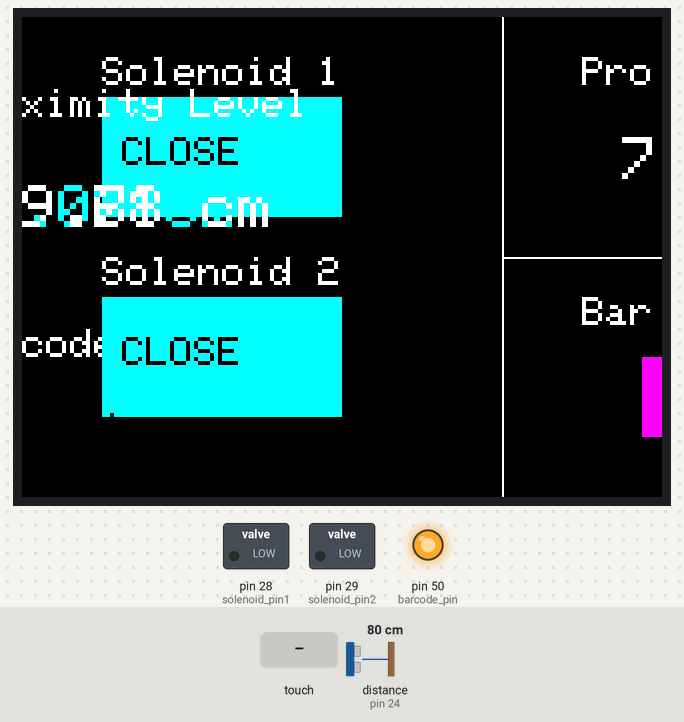
This sketch was run on a simulated Arduino Mega 2560, built with avr-gcc and run on an emulated ATmega2560. Shown: 320×240 colour display, switched loads named in the sketch (green lamp = pin HIGH), output pins drawn as LEDs (lit = HIGH). Wiring (inferred from the names in the program): ultrasonic range finder: trigger pin 25; echo pin 24. The inputs (shaded band) are chosen by the test bench; at power-on: distance to the obstacle (sensor on pin 24) 80 cm. The echo pulse lasts 58.3 µs per cm; pins used as bus, display or sensor lines are not drawn.

Above: at 4.5 s.
4.6 s: touch panel pressed at 38 % / 30 % of its raw x / y range
At 6.9 s:
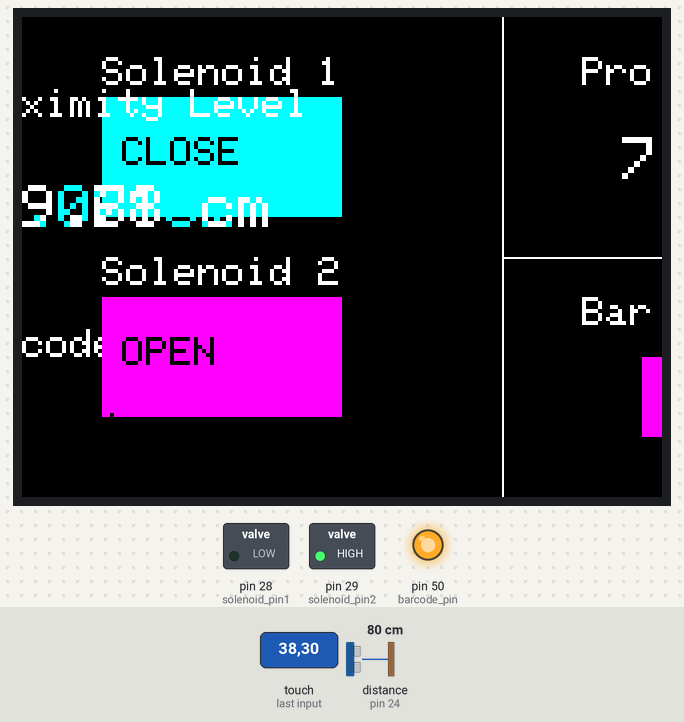
7.6 s: touch panel pressed at 62 % / 30 % of its raw x / y range
At 9.6 s:
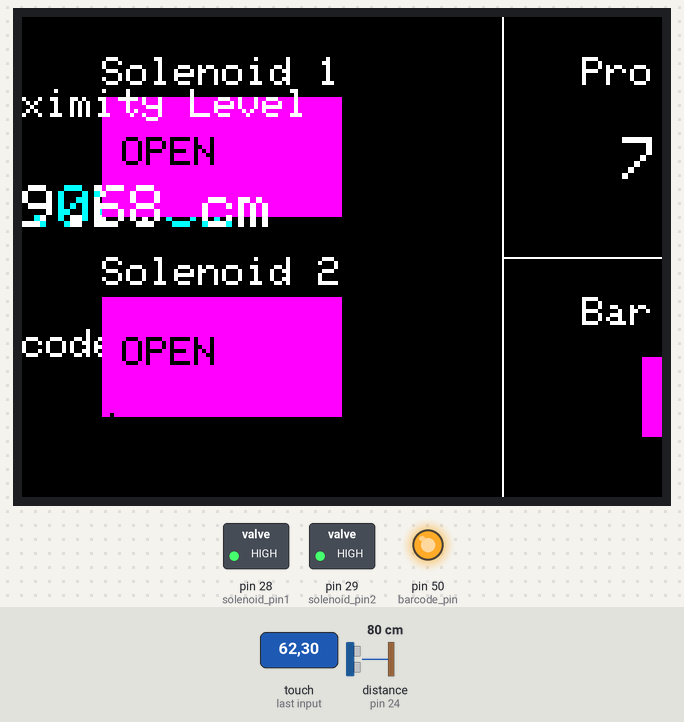
10.6 s: touch panel pressed at 38 % / 50 % of its raw x / y range
At 13.3 s:
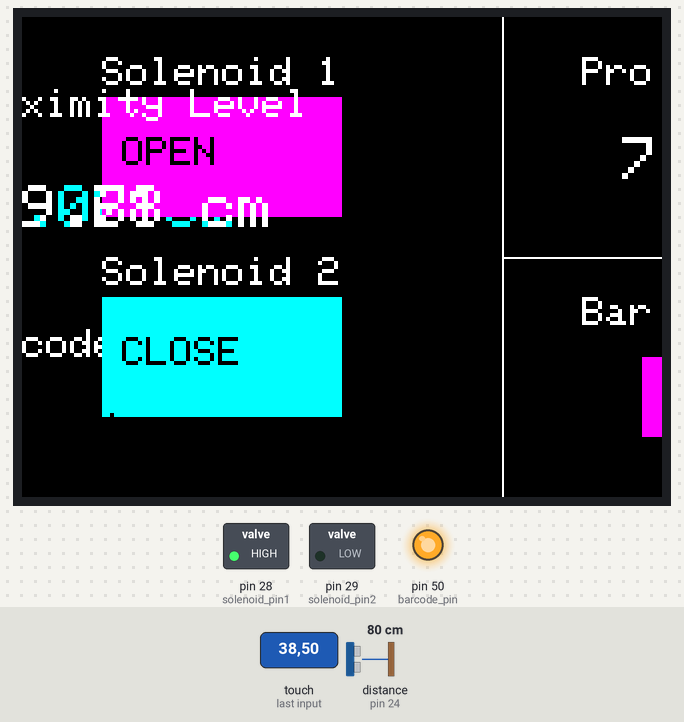
13.6 s: distance to the obstacle (sensor on pin 24) set to 2 cm
At 16.3 s:
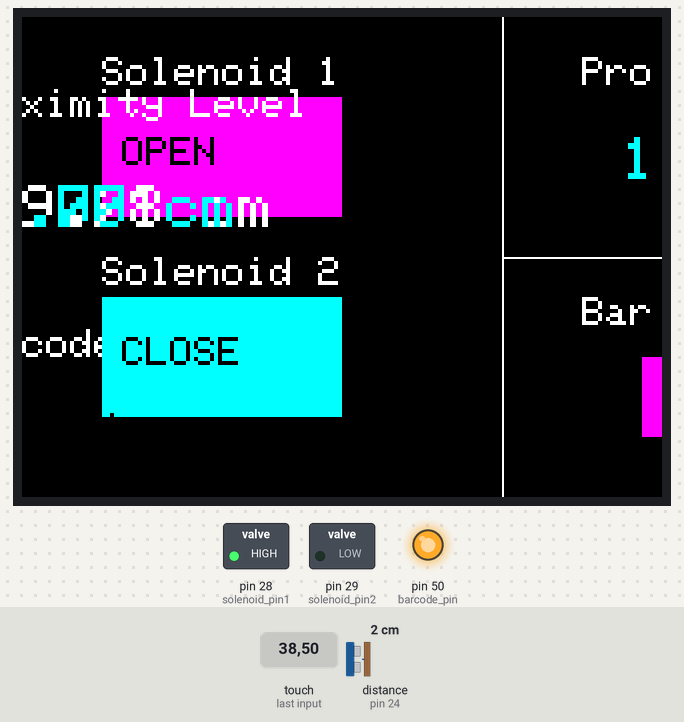
16.6 s: touch panel pressed at 62 % / 50 % of its raw x / y range
At 18.4 s:
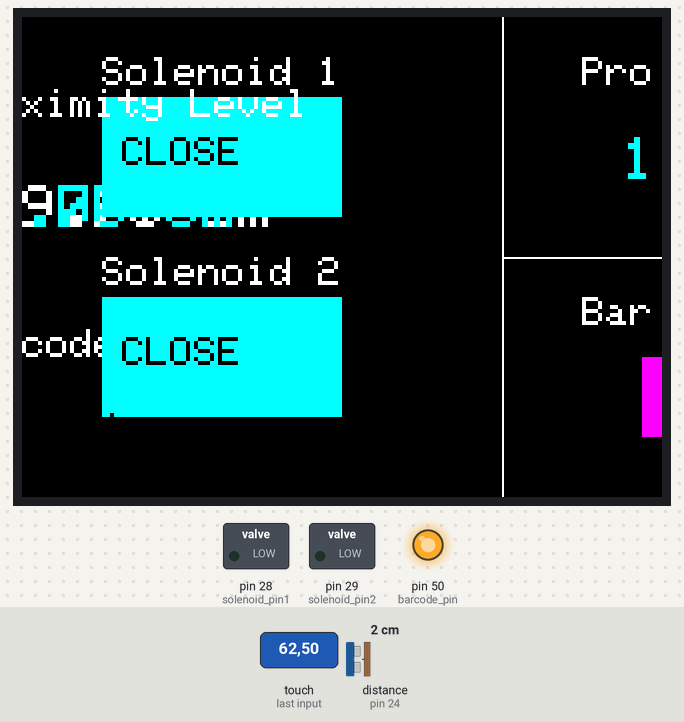
18.9 s: distance to the obstacle (sensor on pin 24) set to 4 cm
At 20.0 s:
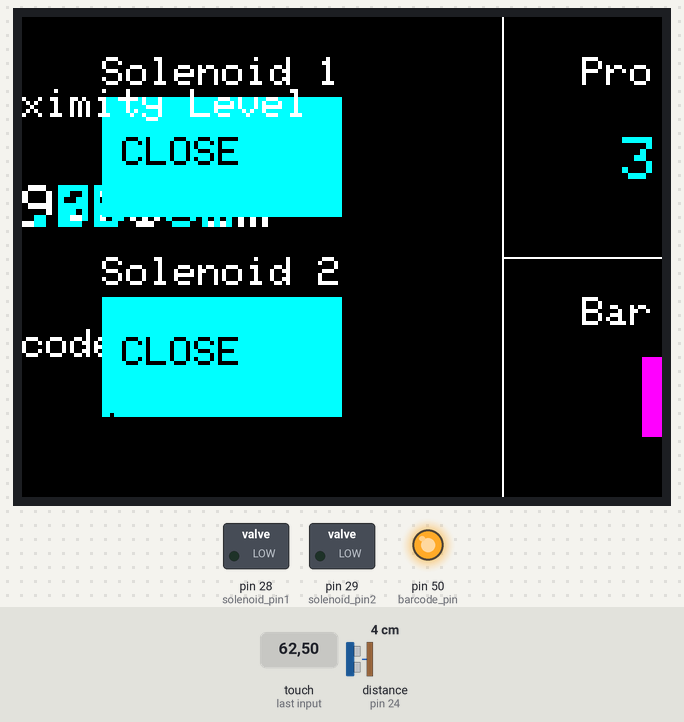
Timing chart, 0 to 21.9 s (numbered marks = the images above; inputs shaded):
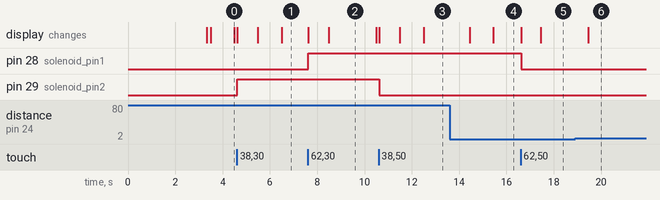

Measured:
- after the input at 4.6 s, pin 29 (solenoid_pin2): LOW → HIGH at once; the display: first changes at once (image 1 shows a later state)
- after the input at 7.6 s, pin 28 (solenoid_pin1): LOW → HIGH at once; the display: first changes at once (image 2 shows a later state)
- after the input at 10.6 s, pin 29 (solenoid_pin2): HIGH → LOW at once; the display: first changes at once (image 3 shows a later state)
- after the input at 13.6 s, the display: first changes after 0.85 s (image 4 shows a later state)
- after the input at 16.6 s, pin 28 (solenoid_pin1): HIGH → LOW at once; the display: first changes at once (image 5 shows a later state)
- after the input at 18.9 s, the display: changes after 0.55 s (image 6)

The sketch:

ParcelTest_v3.ino
```cpp
//*********************************************************************************//
//*********************************************************************************//
//    Parcel Droper Hardware Test v3 update
//    Date: 16-Jan-2025
//    functions for adafruit
//    https://learn.adafruit.com/adafruit-gfx-graphics-library?view=all
//    This composed of TFT GUI, 2 solenoid, Proximity, and Barcode Scanner
//    ATMEGA 2560 with EspWIFI, dip swith 1234 on
//**********************************************************************************//
//**********************************************************************************//

#include <Adafruit_GFX.h>
#include <MCUFRIEND_kbv.h>
#include <TouchScreen.h>

//Colors
#define BLACK   0x0000
#define BLUE    0x001F
#define RED     0xF800
#define GREEN   0x07E0
#define CYAN    0x07FF
#define MAGENTA 0xF81F
#define YELLOW  0xFFE0
#define WHITE   0xFFFF

//  PINS //
//Proximity
#define trig_pin 25
#define echo_pin 24

//Solenoid
#define solenoid_pin1 28
#define solenoid_pin2 29

//Barcode Scanner
#define barcode_pin 50

//Variables Assignment
// For Proximity
float duration;
float distance;
const float min_distance = 30.00;  // Minimum distance in cm before warning red at least 2cm
const int num_samples = 10;        // Number of samples for averaging, to avoid random read
bool stop_operation = false;

String lastBarcode = ""; // stores last scanned barcodes

bool buttonState1 = false; // Solenoid 1
bool buttonState2 = false; // Solenoid 2
bool buttonState3 = true; // Barcode Scanner

//   Touchscreen Settings  //
// Calibrated Values
const int XP = 9, XM = A3, YP = A2, YM = 8; // 320x480 ID=0x9488
const int TS_LEFT = 112, TS_RT = 944, TS_TOP = 94, TS_BOT = 932;

TouchScreen ts = TouchScreen(XP, YP, XM, YM, 300);

MCUFRIEND_kbv tft;
int pixel_x, pixel_y; // Touch coordinates

#define MINPRESSURE 100
#define MAXPRESSURE 800

// Button positions and sizes //

//Button 1 - for solenoid 1
int button1x = 40, button1y = 40, buttonWidth1 = 120, buttonHeight1 = 60;
//Button 2 - for solenoid 2
int button2x = 40, button2y = 140, buttonWidth2 = 120, buttonHeight2 = 60;
// Button 3 - for Barcode Scanner
int button3x = 310, button3y = 170, buttonWidth3 = 100, buttonHeight3 = 40;

// Touch detection function
bool Touch_getXY()
{
    TSPoint p = ts.getPoint();
    pinMode(YP, OUTPUT);      // restore shared pins
    pinMode(XM, OUTPUT);      // because TFT control pins
    bool pressed = (p.z > MINPRESSURE && p.z < MAXPRESSURE);

    if (pressed) {
        //needs to calibrate pixel_x and pixel_y depending on you tft.setRotation()
        pixel_x = map(p.y, TS_TOP, TS_BOT, 0, tft.width());  // Map the touch coordinates to screen width
        pixel_y = map(p.x, TS_RT, TS_LEFT, 0, tft.height()); // Map the touch coordinates to screen height
        // for debugging touch if not responding
        // Serial.print("Touch detected: X = ");
        // Serial.print(pixel_x);
        // Serial.print(", Y = ");
        // Serial.println(pixel_y);
    }
    return pressed;
}

//Proximity Configurations
float get_distance() {
  float total_distance = 0;

  // Take multiple readings for averaging
  for (int i = 0; i < num_samples; i++) {
    // Ensure the trig_pin is LOW
    digitalWrite(trig_pin, LOW);
    delayMicroseconds(5);

    // Send a 10-microsecond pulse to trigger the sensor
    digitalWrite(trig_pin, HIGH);
    delayMicroseconds(10);
    digitalWrite(trig_pin, LOW);

    // Measure the duration of the echo in microseconds
    duration = pulseIn(echo_pin, HIGH);

    // Calculate the distance in cm
    float single_distance = (duration * 0.0343) / 2;

    // Accumulate valid readings only
    if (single_distance > 0 && single_distance < 400) {
      total_distance += single_distance;
    } else {
      // Retry if an invalid reading is encountered (decrement i to retry)
      i--;
    }

    // Small delay between samples
    delay(10);
  }

  // Return the average distance
  return total_distance / num_samples;
}

void show_proximity() {
  tft.setCursor(280,20);
  tft.setTextColor(WHITE);
  tft.setTextSize(2);
  tft.println("Proximity Level");

  tft.fillRect(260, 40, 200 , 50, BLACK);
  if (distance >= min_distance) {
    tft.setCursor(300,60);
    tft.setTextColor(WHITE);
    tft.setTextSize(3);
    tft.print(distance);
    tft.println(" cm");
    }
  else {
    tft.setCursor(300,60);
    tft.setTextSize(3);
    tft.setTextColor(CYAN);
    tft.print(distance);
    tft.println(" cm");
    }

  // Serial.println(distance); // for debugging

}

void barcode_panel(){
  tft.setCursor(280,140);
  tft.setTextColor(WHITE);
  tft.setTextSize(2);
  tft.println("Barcode Device");
}

void drawButtons() {
    // Solenoid 1 button
    tft.fillRect(button1x, button1y, buttonWidth1, buttonHeight1, buttonState1 ? MAGENTA : CYAN);
    tft.setCursor(button1x + 10, button1y + 20);
    tft.setTextColor(BLACK);
    tft.setTextSize(2);
    tft.print(buttonState1 ? "OPEN" : "CLOSE");

    // Solenoid 2 button
    tft.fillRect(button2x, button2y, buttonWidth2, buttonHeight2, buttonState2 ? MAGENTA : CYAN);
    tft.setCursor(button2x + 10, button2y + 20);
    tft.setTextColor(BLACK);
    tft.setTextSize(2);
    tft.print(buttonState2 ? "OPEN" : "CLOSE");

    // Barcode SCAN button
    tft.fillRect(button3x, button3y, buttonWidth3, buttonHeight3, buttonState3 ? MAGENTA : CYAN);
    tft.setCursor(button3x + 12, button3y + 12);
    tft.setTextColor(BLACK);
    tft.setTextSize(2);
    tft.print(buttonState3 ? "SCAN" : "UNSCAN");

    // Update solenoid and barcode states
    digitalWrite(solenoid_pin1, buttonState1);
    digitalWrite(solenoid_pin2, buttonState2);
    digitalWrite(barcode_pin, buttonState3);
}

//Barcode Configurations
void scanBarcodes() {
    if (!buttonState3) return; // Only scan if the SCAN button is ON

    if (Serial2.available()) {
        String barcode = "";
        while (Serial2.available()) {
            char c = Serial2.read();
            if (c == '\n') break; // Stop reading at newline
            barcode += c;
        }

        if (barcode.length() > 0 && barcode != lastBarcode) {
            lastBarcode = barcode;
            // for debugging
            // Serial.print("Scanned Barcode: ");
            // Serial.println(barcode);

            scanned_barcode(barcode);
        }
    }
}

void scanned_barcode(String barcode) {
    tft.fillRect(270, 260, 200, 50, BLACK);

    tft.setCursor(280, 260);
    tft.setTextSize(2);
    tft.setTextColor(WHITE);
    tft.print(lastBarcode);

}

void setup() {
  //PINMODES

  //Proximity
  pinMode(trig_pin, OUTPUT);
  pinMode(echo_pin, INPUT);

  //Solenoid
  pinMode(solenoid_pin1, OUTPUT);
  pinMode(solenoid_pin2, OUTPUT);

  //Barcode
  pinMode(barcode_pin, OUTPUT);

  Serial.begin(9600);
  Serial2.begin(9600);

  uint16_t id = tft.readID();
  tft.begin(id);
  tft.fillScreen(BLACK);
  tft.setRotation(1);

  tft.setCursor(80,140);
  tft.setTextColor(WHITE);
  tft.setTextSize(3);
  tft.println("Parcel Dropper 2024");
  delay(3000);

  tft.fillScreen(BLACK);

  tft.drawFastVLine(240, 0, 480, WHITE);
  tft.drawFastHLine(240, 120, 300, WHITE);

  tft.setCursor(40,20);
  tft.setTextSize(2);
  tft.println("Solenoid 1");

  tft.setCursor(40,120);
  tft.setTextSize(2);
  tft.println("Solenoid 2");

  tft.setCursor(40,280);
  tft.setTextColor(WHITE);
  tft.setTextSize(1.5);
  tft.println("Parcel Dropper 2024");


  show_proximity();
  barcode_panel();

  drawButtons();

}

void loop() {

  //Proximity Checker

  static unsigned long lastProximityUpdate = 0;
  if (millis() - lastProximityUpdate >= 1000) { // Update proximity every second
    lastProximityUpdate = millis();
    distance = get_distance();
    show_proximity();

  }

   static bool lastTouchState = false; // Track last touch state
   bool currentTouchState = Touch_getXY();
  // Buttons toggles states
    if (currentTouchState && !lastTouchState) {
        if (pixel_x > button1x && pixel_x < button1x + buttonWidth1 &&
            pixel_y > button1y && pixel_y < button1y + buttonHeight1) {
            buttonState1 = !buttonState1; // Toggle Solenoid 1 state
        } else if (pixel_x > button2x && pixel_x < button2x + buttonWidth2 &&
                   pixel_y > button2y && pixel_y < button2y + buttonHeight2) {
            buttonState2 = !buttonState2; // Toggle Solenoid 2 state
        } else if (pixel_x > button3x && pixel_x < button3x + buttonWidth3 &&
                   pixel_y > button3y && pixel_y < button3y + buttonHeight3) {
            buttonState3 = !buttonState3; // Toggle SCAN state
        }

        drawButtons(); // Update button states
    }

    lastTouchState = currentTouchState;
    scanBarcodes(); // Continuously check for barco
  }
```
